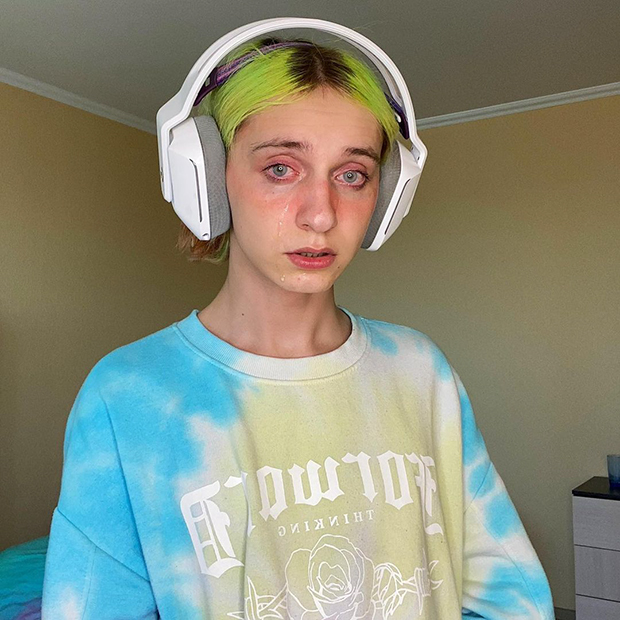
#> input picture korea.jpg, 620 x 620 px
$ python example.py
#> lines starting #> are read from the running program, lines starting #| are printed output that depends on the picture
from PIL import Image

im = Image.open("korea.jpg")
#> im is the input picture: PIL image 620x620 RGB; mean R, G, B 136.8, 140.7, 123.6
pixels = im.load() # պիքսելներ պարունակող ցուցակ
x, y = im.size # պատկերի լայնությունը (x) և բարձրությունը (y)
#> x = 620; y = 620

for i in range(x):
    for j in range(y):
        r, g, b = pixels[i, j]
        pixels[i, j] = g, b, r

im.save("Ռիանա2.jpg")
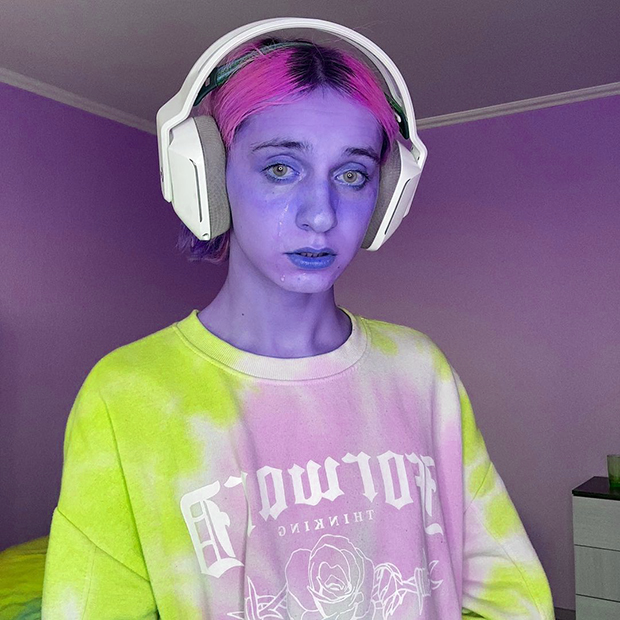
#> saved as Ռիանա2.jpg: PIL image 620x620 RGB; mean R, G, B 140.7, 123.6, 136.8

$ run again, with image1.jpg copied over korea.jpg
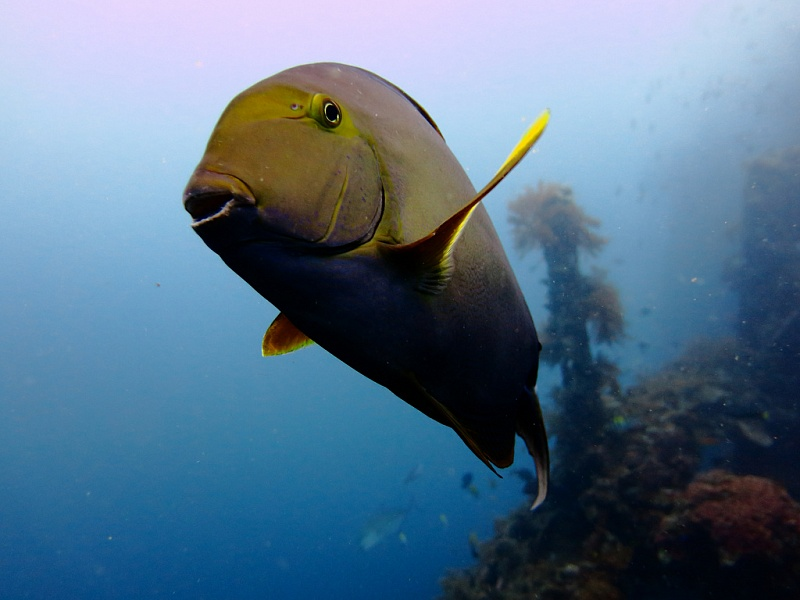
#> input picture image1.jpg, 800 x 600 px
#> im is the input picture: PIL image 800x600 RGB; mean R, G, B 87.9, 115.5, 138.7
#> `im.save("Ռիանա2.jpg")`:
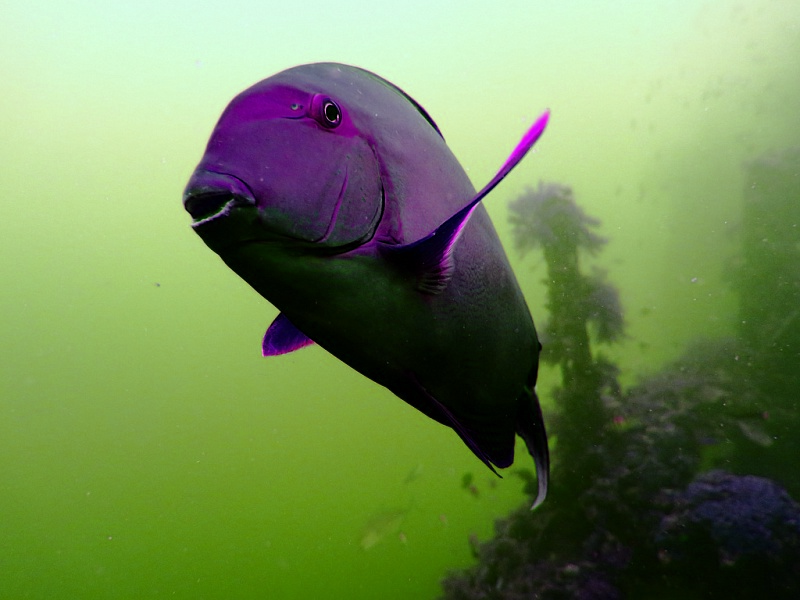
#> saved as Ռիանա2.jpg: PIL image 800x600 RGB; mean R, G, B 115.5, 138.7, 87.9
